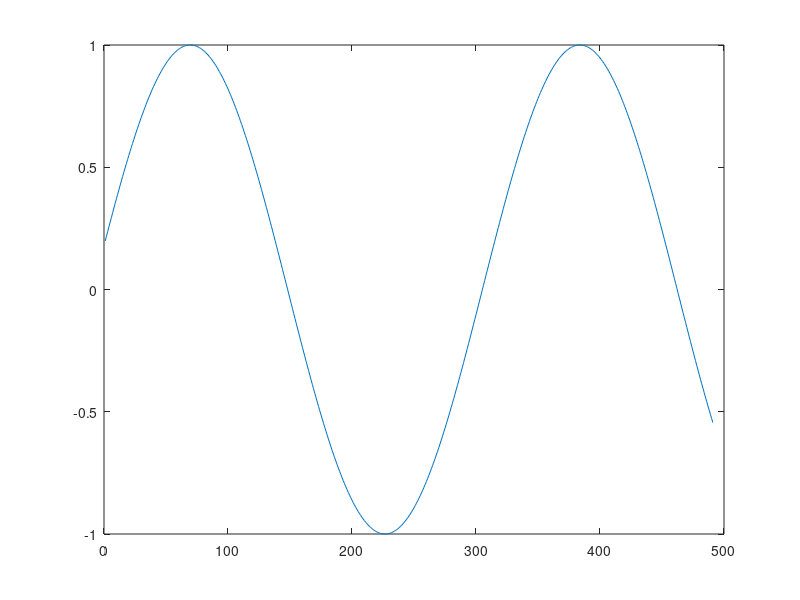

Source code (MATLAB): (Note: this script raises an error after producing the figure.)
%% continues sin
clear all
close all

X=[1:.1:50]';
Y=sin(X/5);
plot(Y);
figure
L=length(X);
LRun=10;
for i=1:LRun
    yi=Y+i*.3*rand(L,1);
    YY(:,i)=yi;
    %     [NDAXY,SettingStr2]=PredicPowerData6(X,yi,'plotStatus','off',...
    %         'NumRandomise',60,'DispString','RenalTotal','ForceSameSize','off','VarNames','default','NTry',1,'CutStatus','percent',0);
    [NDAResuult,SettingStr]=NDA(X,yi,'plotStatus','off','NumRandomise',40,'DispString',...
        [' Pleae Wait ',num2str(i),' of ',num2str(LRun),'.'],'ForceSameSize','on','VarNames',{'Y'},'NTry',1,'CutStatus','off',0,'FunctionalizingMethod','variable','Type',0);
    
    NDAVAlue(i)=NDAResuult;
    [RP, RS, RK]=AllCorrs(X,yi);
    RCorr(i,1:3)=[RP, RS, RK];
    figure
    plot(X,yi,'*');
    title(['NDA=',num2str(NDAResuult),' P=',num2str(RP), ' S=',num2str(RS),' K=',num2str(RK)]);
end
fig=figure;

plot(NDAVAlue,'lineWidth',2);
title('changing Correlation of y=sin(X) versus noise level','fontsize',16);
xlabel('Noise amplitude','fontsize',22);
ylabel('Correlation','fontsize',22);
hold on
plot(RCorr);legend('NDA', 'Pearson', 'Spearman','Kendall','P-Value');
% saveas(fig,'changing Correlation of y=sin(X) versus noise level','svg')

fig=gcf;
xlabel('x','fontsize',30),ylabel('y','fontsize',30);
% saveas(fig,'y_sinscatter_n_14','svg')
